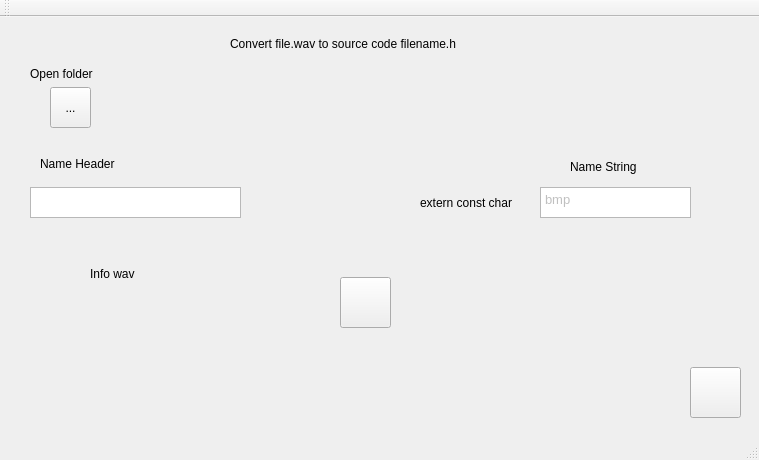
<?xml version="1.0" encoding="UTF-8"?>
<ui version="4.0">
 <class>MainWindow</class>
 <widget class="QMainWindow" name="MainWindow">
  <property name="geometry">
   <rect>
    <x>0</x>
    <y>0</y>
    <width>759</width>
    <height>460</height>
   </rect>
  </property>
  <property name="windowTitle">
   <string>Convert BMP to Code</string>
  </property>
  <property name="windowOpacity">
   <double>0.900000000000000</double>
  </property>
  <widget class="QWidget" name="centralWidget">
   <widget class="QPushButton" name="pushButton_exit">
    <property name="geometry">
     <rect>
      <x>690</x>
      <y>350</y>
      <width>51</width>
      <height>51</height>
     </rect>
    </property>
    <property name="text">
     <string/>
    </property>
   </widget>
   <widget class="QToolButton" name="toolButton_open_file">
    <property name="geometry">
     <rect>
      <x>50</x>
      <y>70</y>
      <width>41</width>
      <height>41</height>
     </rect>
    </property>
    <property name="text">
     <string>...</string>
    </property>
   </widget>
   <widget class="QTextEdit" name="textEdit_name_header">
    <property name="geometry">
     <rect>
      <x>30</x>
      <y>170</y>
      <width>211</width>
      <height>31</height>
     </rect>
    </property>
   </widget>
   <widget class="QLabel" name="label">
    <property name="geometry">
     <rect>
      <x>40</x>
      <y>140</y>
      <width>83</width>
      <height>14</height>
     </rect>
    </property>
    <property name="text">
     <string>Name Header</string>
    </property>
   </widget>
   <widget class="QLabel" name="label_2">
    <property name="geometry">
     <rect>
      <x>90</x>
      <y>250</y>
      <width>64</width>
      <height>14</height>
     </rect>
    </property>
    <property name="text">
     <string>Info wav</string>
    </property>
   </widget>
   <widget class="QLabel" name="label_3">
    <property name="geometry">
     <rect>
      <x>230</x>
      <y>20</y>
      <width>280</width>
      <height>14</height>
     </rect>
    </property>
    <property name="text">
     <string>Convert file.wav to source code filename.h</string>
    </property>
   </widget>
   <widget class="QLabel" name="label_4">
    <property name="geometry">
     <rect>
      <x>30</x>
      <y>50</y>
      <width>71</width>
      <height>14</height>
     </rect>
    </property>
    <property name="text">
     <string>Open folder</string>
    </property>
   </widget>
   <widget class="QTextEdit" name="textEdit_name_str">
    <property name="geometry">
     <rect>
      <x>540</x>
      <y>170</y>
      <width>151</width>
      <height>31</height>
     </rect>
    </property>
    <property name="html">
     <string>&lt;!DOCTYPE HTML PUBLIC &quot;-//W3C//DTD HTML 4.0//EN&quot; &quot;http://www.w3.org/TR/REC-html40/strict.dtd&quot;&gt;
&lt;html&gt;&lt;head&gt;&lt;meta name=&quot;qrichtext&quot; content=&quot;1&quot; /&gt;&lt;style type=&quot;text/css&quot;&gt;
p, li { white-space: pre-wrap; }
&lt;/style&gt;&lt;/head&gt;&lt;body style=&quot; font-family:'Sans Serif'; font-size:9pt; font-weight:400; font-style:normal;&quot;&gt;
&lt;p style=&quot; margin-top:0px; margin-bottom:0px; margin-left:0px; margin-right:0px; -qt-block-indent:0; text-indent:0px;&quot;&gt;&lt;span style=&quot; font-size:10pt; color:#c0c0c0;&quot;&gt;bmp&lt;/span&gt;&lt;/p&gt;&lt;/body&gt;&lt;/html&gt;</string>
    </property>
   </widget>
   <widget class="QLabel" name="label_5">
    <property name="geometry">
     <rect>
      <x>570</x>
      <y>140</y>
      <width>81</width>
      <height>20</height>
     </rect>
    </property>
    <property name="text">
     <string>Name String</string>
    </property>
   </widget>
   <widget class="QWidget" name="layoutWidget">
    <property name="geometry">
     <rect>
      <x>130</x>
      <y>270</y>
      <width>81</width>
      <height>121</height>
     </rect>
    </property>
    <layout class="QVBoxLayout" name="verticalLayout_2">
     <item>
      <widget class="QLabel" name="label_width_value">
       <property name="text">
        <string/>
       </property>
      </widget>
     </item>
     <item>
      <widget class="QLabel" name="label_height_value">
       <property name="text">
        <string/>
       </property>
      </widget>
     </item>
     <item>
      <widget class="QLabel" name="label_bits_value">
       <property name="text">
        <string/>
       </property>
      </widget>
     </item>
    </layout>
   </widget>
   <widget class="QLabel" name="label_6">
    <property name="geometry">
     <rect>
      <x>420</x>
      <y>170</y>
      <width>111</width>
      <height>31</height>
     </rect>
    </property>
    <property name="text">
     <string>extern const char </string>
    </property>
   </widget>
   <widget class="QPushButton" name="pushButton_run">
    <property name="geometry">
     <rect>
      <x>340</x>
      <y>260</y>
      <width>51</width>
      <height>51</height>
     </rect>
    </property>
    <property name="text">
     <string/>
    </property>
   </widget>
   <zorder>layoutWidget</zorder>
   <zorder>pushButton_exit</zorder>
   <zorder>toolButton_open_file</zorder>
   <zorder>textEdit_name_header</zorder>
   <zorder>label</zorder>
   <zorder>label_2</zorder>
   <zorder>label_3</zorder>
   <zorder>label_4</zorder>
   <zorder>textEdit_name_str</zorder>
   <zorder>label_5</zorder>
   <zorder>label_6</zorder>
   <zorder>pushButton_run</zorder>
  </widget>
  <widget class="QMenuBar" name="menuBar">
   <property name="geometry">
    <rect>
     <x>0</x>
     <y>0</y>
     <width>759</width>
     <height>19</height>
    </rect>
   </property>
  </widget>
  <widget class="QToolBar" name="mainToolBar">
   <attribute name="toolBarArea">
    <enum>TopToolBarArea</enum>
   </attribute>
   <attribute name="toolBarBreak">
    <bool>false</bool>
   </attribute>
  </widget>
  <widget class="QStatusBar" name="statusBar"/>
 </widget>
 <layoutdefault spacing="6" margin="11"/>
 <resources/>
 <connections/>
</ui>
